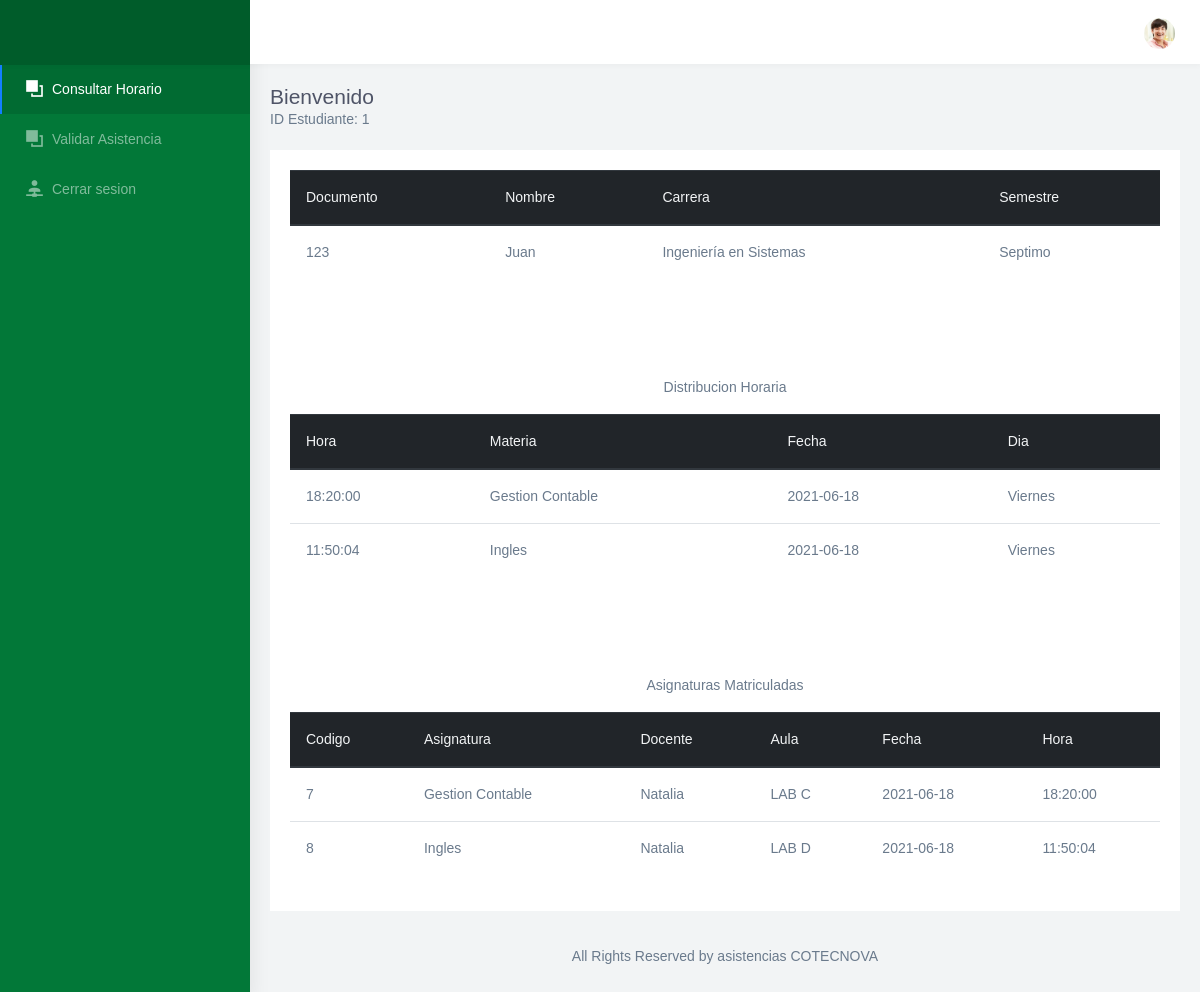
/consultar_horario.php (signed in), run on the app's committed database.
### tables this page shows
CREATE TABLE `estudiante` (
  `id_estudiante` int(11) NOT NULL COMMENT 'Identificador del estudiante',
  `documento` varchar(45) NOT NULL COMMENT 'Documento del estudiante',
  `nombres` varchar(45) NOT NULL COMMENT 'Nombres del estudiante',
  `apellidos` varchar(45) NOT NULL COMMENT 'Apellidos del estudiante',
  `jornada` varchar(45) NOT NULL COMMENT 'Jornada del estudiante',
  `semestre` varchar(45) NOT NULL,
  `clave` varchar(45) NOT NULL,
  `Carrera_id_carrera` int(11) NOT NULL,
  `tipo_usuario_id_tipo_usuario` int(11) NOT NULL,
  `estado` int(11) NOT NULL
);

CREATE TABLE `carrera` (
  `id_carrera` int(11) NOT NULL,
  `nombre` varchar(45) NOT NULL,
  `estado` int(11) NOT NULL
);

CREATE TABLE `horario` (
  `id_horario` int(11) NOT NULL COMMENT 'Id del horario',
  `hora` time NOT NULL COMMENT 'Fecha del horario',
  `materia_id_materia` int(11) NOT NULL,
  `aula_id_aula` int(11) NOT NULL,
  `estado` int(11) NOT NULL
);

CREATE TABLE `materia` (
  `id_materia` int(11) NOT NULL COMMENT 'Id de la materia',
  `nombre` varchar(45) NOT NULL COMMENT 'Nombre de la materia',
  `estado` int(11) NOT NULL
);

CREATE TABLE `clase` (
  `id_clase` int(11) NOT NULL COMMENT 'Id de la clase',
  `dia` date NOT NULL COMMENT 'Dia de la clase',
  `codigo` varchar(45) NOT NULL,
  `Docente_id_docente` int(11) NOT NULL
);

CREATE TABLE `docente` (
  `id_docente` int(11) NOT NULL COMMENT 'Identificador del docente',
  `documento` varchar(45) NOT NULL,
  `nombres` varchar(45) NOT NULL COMMENT 'Nombres del docente\n\n',
  `apellidos` varchar(45) NOT NULL,
  `clave` varchar(45) NOT NULL,
  `tipo_usuario_id_tipo_usuario` int(11) NOT NULL,
  `estado` int(11) NOT NULL
);

CREATE TABLE `aula` (
  `id_aula` int(11) NOT NULL COMMENT 'Id del aula',
  `nombre` varchar(45) NOT NULL COMMENT 'Nombre del aula',
  `estado` int(11) NOT NULL
);

### Modelo/MySQL.php (called while the page is built, shortened)
<?php
class MySQL{
    private $hostname  = "localhost";
    private $user = "root";
    private $password = "";
    private $database = "asistencia";
    private $conexion;
    public function conectar(){
        $this->conexion = mysqli_connect($this->hostname, $this->user, $this->password, $this->database);
    }
    public function efectuarConsulta($consulta){
        mysqli_query($this->conexion, "SET lc_time_names = 'es_ES'" );
        mysqli_query($this->conexion, "SET NAMES 'utf8'");
        mysqli_query($this->conexion, "SET CHARACTER 'utf8'");
       $this->resultadoConsulta = mysqli_query($this->conexion, $consulta);
        return $this->resultadoConsulta;
    }
}

### consultar_horario.php (the view, shortened to what this page needs)
<!DOCTYPE html>
<html dir="ltr" lang="en">
<head>
	<link href="css/chartist.min.css" rel="stylesheet">
	<link href="css/style.min.css" rel="stylesheet">
	<link href="css/ie7.css" rel="stylesheet">
	<link href="css/materialdesignicons.min.css" rel="stylesheet">
	<link href="css/weather-icons.min.css" rel="stylesheet">
</head>
<body>
	<?php
	require_once 'Modelo/MySQL.php';
	$mysql = new MySQL;
	$mysql->conectar();
	$id_estudiante = $_SESSION['idEstudiante'];
	$datosestudiante = $mysql->efectuarConsulta("SELECT estudiante.id_estudiante, estudiante.documento, estudiante.nombres, estudiante.Carrera_id_carrera, estudiante.semestre, carrera.id_carrera, carrera.nombre from estudiante join carrera on estudiante.Carrera_id_carrera = carrera.id_carrera where estudiante.id_estudiante = " . $id_estudiante . "");
	while ($valores1 = mysqli_fetch_assoc($datosestudiante)) {
		$documento = $valores1['documento'];
		$nombres = $valores1['nombres'];
		$carrera = $valores1['nombre'];
		$semestre = $valores1['semestre'];
	}
	$dhorario = $mysql->efectuarConsulta("SELECT estudiante.id_estudiante, grupo.Estudiante_id_estudiante, horario.hora, materia.nombre, clase.dia FROM estudiante JOIN grupo on estudiante.id_estudiante = grupo.Estudiante_id_estudiante JOIN horario on horario.id_horario = grupo.Horario_id_horario join materia on materia.id_materia = horario.materia_id_materia JOIN clase on clase.id_clase = grupo.Clase_id_clase where estudiante.id_estudiante = " . $id_estudiante . "");
	$Amaterias = $mysql->efectuarConsulta("SELECT estudiante.id_estudiante, grupo.Estudiante_id_estudiante, materia.nombre as nombremateria, clase.Docente_id_docente, docente.nombres, horario.hora, aula.nombre as nombreaula, materia.id_materia, clase.dia FROM estudiante JOIN grupo on estudiante.id_estudiante = grupo.Estudiante_id_estudiante JOIN horario on horario.id_horario = grupo.Horario_id_horario join materia on materia.id_materia = horario.materia_id_materia join clase on clase.id_clase = grupo.Clase_id_clase join docente on docente.id_docente = clase.Docente_id_docente join aula on aula.id_aula = horario.aula_id_aula where estudiante.id_estudiante = " . $id_estudiante . "");
	?>
	<div id="main-wrapper" data-navbarbg="skin6" data-theme="light" data-layout="vertical" data-sidebartype="full" data-boxed-layout="full">
		<header class="topbar" data-navbarbg="skin6">
			<nav class="navbar top-navbar navbar-expand-md navbar-light">
				<div class="navbar-header" data-logobg="skin5">
					<div class="navbar-brand">
						<a href="index.html" class="logo">
						</a>
					</div>
				</div>
				<div class="navbar-collapse collapse" id="navbarSupportedContent" data-navbarbg="skin6">
					<ul class="navbar-nav float-right">
						<li class="nav-item dropdown">
							<a class="nav-link dropdown-toggle text-muted waves-effect waves-dark pro-pic" href="" data-toggle="dropdown" aria-haspopup="true" aria-expanded="false"><img src="images/users/1.jpg" alt="user" class="rounded-circle" width="31"></a>
						</li>
					</ul>
				</div>
			</nav>
		</header>
		<div class="page-wrapper">
			<div class="page-breadcrumb">
				<div class="row">
					<div class="col-5 align-self-center">
						<h4 class="page-title">Bienvenido</h4>
						<?php echo "ID Estudiante: " . $_SESSION['idEstudiante']; ?>
					</div>
				</div>
			</div>
			<div class="container-fluid">
				<div class="row">
					<div class="col-12">
						<div class="card">
							<div class="card-body">
								<table class="table">
									<thead class="thead-dark">
										<tr>
											<th scope="col">Documento</th>
											<th scope="col">Nombre</th>
											<th scope="col">Carrera</th>
											<th scope="col">Semestre</th>
										</tr>
									</thead>
									<tbody>
										<tr>
											<th scope="row"><?php echo $documento ?></th>
											<td><?php echo $nombres ?></td>
											<td><?php echo $carrera ?></td>
											<td><?php echo $semestre ?></td>
										</tr>
									</tbody>
								</table>
							</div>
							<br><br>
							<div class="card-body">
								<center>
									<p>Distribucion Horaria</p>
								</center>
								<table class="table">
									<thead class="thead-dark">
										<tr>
											<th scope="col">Hora</th>
											<th scope="col">Materia</th>
											<th scope="col">Fecha</th>
											<th scope="col">Dia</th>
										</tr>
									</thead>
									<tbody>
										<?php
										while ($valores2 = mysqli_fetch_assoc($dhorario)) {
											$dias = array('Lunes','Martes','Miercoles','Jueves','Viernes','Sabado','Domingo');
											$dia = $dias[(date('N', strtotime($valores2['dia']))) - 1];
										?>
											<tr>
												<th scope="row"><?php echo $valores2['hora'] ?></th>
												<td><?php echo $valores2['nombre'] ?></td>
												<td><?php echo $valores2['dia'] ?></td>
												<td><?php echo $dia ?></td>
											</tr>
										<?php
										}
										?>
									</tbody>
								</table>
							</div>
							<br><br>
							<div class="card-body">
								<center>
									<p>Asignaturas Matriculadas</p>
								</center>
								<table class="table">
									<thead class="thead-dark">
										<tr>
											<th scope="col">Codigo</th>
											<th scope="col">Asignatura</th>
											<th scope="col">Docente</th>
											<th scope="col">Aula</th>
											<th scope="col">Fecha</th>
											<th scope="col">Hora</th>
										</tr>
									</thead>
									<tbody>
										<tr>
										<?php
										while ($valores3 = mysqli_fetch_assoc($Amaterias)) {
										?>
											<th scope="row"><?php echo $valores3['id_materia'] ?></th>
											<td><?php echo $valores3['nombremateria'] ?></td>
											<td><?php echo $valores3['nombres'] ?></td>
											<td><?php echo $valores3['nombreaula'] ?></td>
											<td><?php echo $valores3['dia'] ?></td>
											<td><?php echo $valores3['hora'] ?></td>
										</tr>
										<?php
										}
										?>
									</tbody>
								</table>
							</div>
						</div>
					</div>
				</div>
				<footer class="footer text-center">
					All Rights Reserved by asistencias COTECNOVA
				</footer>
			</div>
		</div>
</body>
</html>

### data on the page
estudiante: documento "123", nombres "Juan", Carrera_id_carrera.nombre "Ingeniería en Sistemas", semestre "Septimo", horario.hora "18:20:00", materia.nombre "Gestion Contable", clase.dia "2021-06-18", clase.dia "Viernes", horario.hora "11:50:04", materia.nombre "Ingles", materia.id_materia "7", docente.nombres "Natalia", aula.nombre "LAB C", materia.id_materia "8", aula.nombre "LAB D"

### other printed values
$_SESSION['idEstudiante'] "1"
